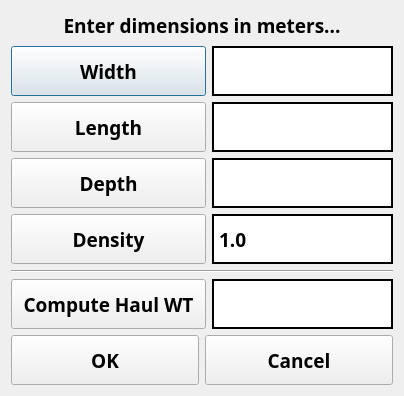
<?xml version="1.0" encoding="UTF-8"?>
<ui version="4.0">
 <class>binDialog</class>
 <widget class="QDialog" name="binDialog">
  <property name="geometry">
   <rect>
    <x>0</x>
    <y>0</y>
    <width>404</width>
    <height>396</height>
   </rect>
  </property>
  <property name="windowTitle">
   <string>Bin Dimensions</string>
  </property>
  <layout class="QVBoxLayout" name="verticalLayout">
   <item>
    <widget class="QLabel" name="label">
     <property name="font">
      <font>
       <family>Arial Black</family>
       <pointsize>14</pointsize>
       <weight>75</weight>
       <bold>true</bold>
      </font>
     </property>
     <property name="text">
      <string>Enter dimensions in meters...</string>
     </property>
     <property name="alignment">
      <set>Qt::AlignCenter</set>
     </property>
    </widget>
   </item>
   <item>
    <layout class="QFormLayout" name="formLayout_2">
     <item row="0" column="0">
      <widget class="QPushButton" name="widthBtn">
       <property name="minimumSize">
        <size>
         <width>195</width>
         <height>50</height>
        </size>
       </property>
       <property name="font">
        <font>
         <family>Arial Black</family>
         <pointsize>14</pointsize>
         <weight>75</weight>
         <bold>true</bold>
        </font>
       </property>
       <property name="text">
        <string>Width</string>
       </property>
      </widget>
     </item>
     <item row="0" column="1">
      <widget class="QLabel" name="widthLabel">
       <property name="minimumSize">
        <size>
         <width>0</width>
         <height>50</height>
        </size>
       </property>
       <property name="font">
        <font>
         <family>Arial Black</family>
         <pointsize>14</pointsize>
         <weight>75</weight>
         <bold>true</bold>
        </font>
       </property>
       <property name="autoFillBackground">
        <bool>false</bool>
       </property>
       <property name="styleSheet">
        <string notr="true">QWidget {
    background-color: white;
}</string>
       </property>
       <property name="frameShape">
        <enum>QFrame::Box</enum>
       </property>
       <property name="lineWidth">
        <number>2</number>
       </property>
       <property name="text">
        <string/>
       </property>
      </widget>
     </item>
     <item row="1" column="0">
      <widget class="QPushButton" name="lengthBtn">
       <property name="minimumSize">
        <size>
         <width>195</width>
         <height>50</height>
        </size>
       </property>
       <property name="font">
        <font>
         <family>Arial Black</family>
         <pointsize>14</pointsize>
         <weight>75</weight>
         <bold>true</bold>
        </font>
       </property>
       <property name="text">
        <string>Length</string>
       </property>
      </widget>
     </item>
     <item row="1" column="1">
      <widget class="QLabel" name="lengthLabel">
       <property name="minimumSize">
        <size>
         <width>0</width>
         <height>50</height>
        </size>
       </property>
       <property name="font">
        <font>
         <family>Arial Black</family>
         <pointsize>14</pointsize>
         <weight>75</weight>
         <bold>true</bold>
        </font>
       </property>
       <property name="autoFillBackground">
        <bool>false</bool>
       </property>
       <property name="styleSheet">
        <string notr="true">QWidget {
    background-color: white;
}</string>
       </property>
       <property name="frameShape">
        <enum>QFrame::Box</enum>
       </property>
       <property name="lineWidth">
        <number>2</number>
       </property>
       <property name="text">
        <string/>
       </property>
      </widget>
     </item>
     <item row="2" column="0">
      <widget class="QPushButton" name="depthBtn">
       <property name="minimumSize">
        <size>
         <width>195</width>
         <height>50</height>
        </size>
       </property>
       <property name="font">
        <font>
         <family>Arial Black</family>
         <pointsize>14</pointsize>
         <weight>75</weight>
         <bold>true</bold>
        </font>
       </property>
       <property name="text">
        <string>Depth</string>
       </property>
      </widget>
     </item>
     <item row="2" column="1">
      <widget class="QLabel" name="depthLabel">
       <property name="minimumSize">
        <size>
         <width>0</width>
         <height>50</height>
        </size>
       </property>
       <property name="font">
        <font>
         <family>Arial Black</family>
         <pointsize>14</pointsize>
         <weight>75</weight>
         <bold>true</bold>
        </font>
       </property>
       <property name="autoFillBackground">
        <bool>false</bool>
       </property>
       <property name="styleSheet">
        <string notr="true">QWidget {
    background-color: white;
}</string>
       </property>
       <property name="frameShape">
        <enum>QFrame::Box</enum>
       </property>
       <property name="lineWidth">
        <number>2</number>
       </property>
       <property name="text">
        <string/>
       </property>
      </widget>
     </item>
     <item row="3" column="0">
      <widget class="QPushButton" name="densityBtn">
       <property name="minimumSize">
        <size>
         <width>195</width>
         <height>50</height>
        </size>
       </property>
       <property name="font">
        <font>
         <family>Arial Black</family>
         <pointsize>14</pointsize>
         <weight>75</weight>
         <bold>true</bold>
        </font>
       </property>
       <property name="text">
        <string>Density</string>
       </property>
      </widget>
     </item>
     <item row="3" column="1">
      <widget class="QLabel" name="densityLabel">
       <property name="minimumSize">
        <size>
         <width>0</width>
         <height>50</height>
        </size>
       </property>
       <property name="font">
        <font>
         <family>Arial Black</family>
         <pointsize>14</pointsize>
         <weight>75</weight>
         <bold>true</bold>
        </font>
       </property>
       <property name="autoFillBackground">
        <bool>false</bool>
       </property>
       <property name="styleSheet">
        <string notr="true">QWidget {
    background-color: white;
}</string>
       </property>
       <property name="frameShape">
        <enum>QFrame::Box</enum>
       </property>
       <property name="lineWidth">
        <number>2</number>
       </property>
       <property name="text">
        <string>1.0</string>
       </property>
      </widget>
     </item>
    </layout>
   </item>
   <item>
    <widget class="Line" name="line">
     <property name="orientation">
      <enum>Qt::Horizontal</enum>
     </property>
    </widget>
   </item>
   <item>
    <layout class="QFormLayout" name="formLayout_3">
     <item row="0" column="0">
      <widget class="QPushButton" name="compBtn">
       <property name="minimumSize">
        <size>
         <width>195</width>
         <height>50</height>
        </size>
       </property>
       <property name="font">
        <font>
         <family>Arial Black</family>
         <pointsize>14</pointsize>
         <weight>75</weight>
         <bold>true</bold>
        </font>
       </property>
       <property name="text">
        <string>Compute Haul WT</string>
       </property>
      </widget>
     </item>
     <item row="0" column="1">
      <widget class="QLabel" name="haulWtLabel">
       <property name="minimumSize">
        <size>
         <width>0</width>
         <height>50</height>
        </size>
       </property>
       <property name="font">
        <font>
         <family>Arial Black</family>
         <pointsize>20</pointsize>
         <weight>75</weight>
         <bold>true</bold>
        </font>
       </property>
       <property name="autoFillBackground">
        <bool>false</bool>
       </property>
       <property name="styleSheet">
        <string notr="true">QWidget {
    background-color: white;
}</string>
       </property>
       <property name="frameShape">
        <enum>QFrame::Box</enum>
       </property>
       <property name="lineWidth">
        <number>2</number>
       </property>
       <property name="text">
        <string/>
       </property>
      </widget>
     </item>
    </layout>
   </item>
   <item>
    <layout class="QHBoxLayout" name="horizontalLayout">
     <item>
      <widget class="QPushButton" name="okBtn">
       <property name="minimumSize">
        <size>
         <width>0</width>
         <height>50</height>
        </size>
       </property>
       <property name="font">
        <font>
         <family>Arial Black</family>
         <pointsize>14</pointsize>
         <weight>75</weight>
         <bold>true</bold>
        </font>
       </property>
       <property name="text">
        <string>OK</string>
       </property>
      </widget>
     </item>
     <item>
      <widget class="QPushButton" name="cancelBtn">
       <property name="minimumSize">
        <size>
         <width>0</width>
         <height>50</height>
        </size>
       </property>
       <property name="font">
        <font>
         <family>Arial Black</family>
         <pointsize>14</pointsize>
         <weight>75</weight>
         <bold>true</bold>
        </font>
       </property>
       <property name="text">
        <string>Cancel</string>
       </property>
      </widget>
     </item>
    </layout>
   </item>
  </layout>
 </widget>
 <resources/>
 <connections/>
</ui>
